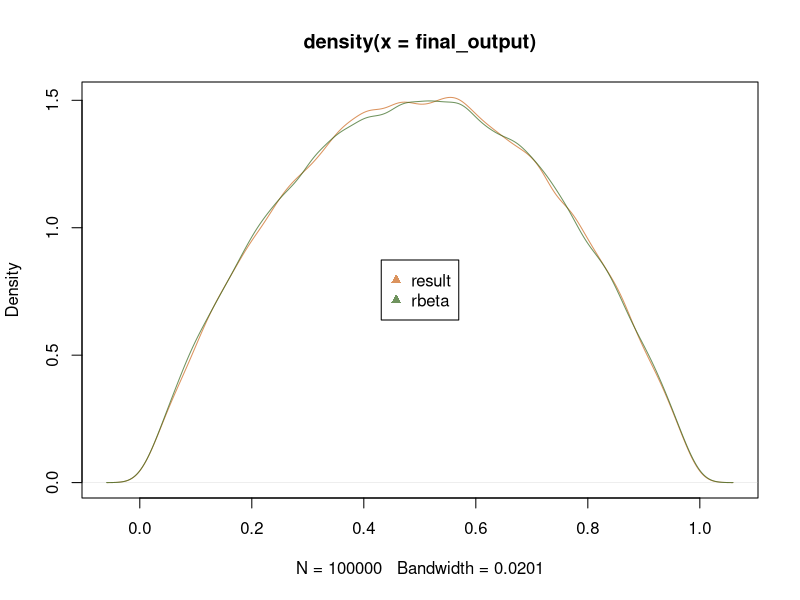

This chart was generated by the following R code:
#Apply the ratio method to sample from Beta (??,??) with ??=??=2>0.  You may do this in R if you want (just not with rbeta()).  

beta_func <- function(n, count = 1){
  result <- c(0)
  
  while(n > length(result)){
    s <- runif(1)
    t <- runif(1)
    kv <- 3 * ((3^(1/2))/16)
    ku <- 0.5 
    numerator <- (kv * t)
    denominator <- (ku * s)
    x <- numerator / denominator # X = V/U has distribution f(x)
    
    if(0 >= (x*x) - x){
      if(sqrt(x - x*x) >= (denominator)){
        result[count] <- x
        count <- count + 1
      }
    }
  }
  return(result)
}


compare_func <- function(n){
  rbeta(n, 2, 2) 
}



final_output <- beta_func(100000)
compare_rbeta <- compare_func(100000)


plot(density(final_output), col=rgb(0.8,0.4,0.1,0.7), pch = 17)
lines(density(compare_rbeta), col=rgb(0.2,0.4,0.1,0.7), pch = 17)
legend(x = "center", legend = c("result", "rbeta"), col = c(rgb(0.8,0.4,0.1,0.7), rgb(0.2,0.4,0.1,0.7)), pch = c(17, 17))
